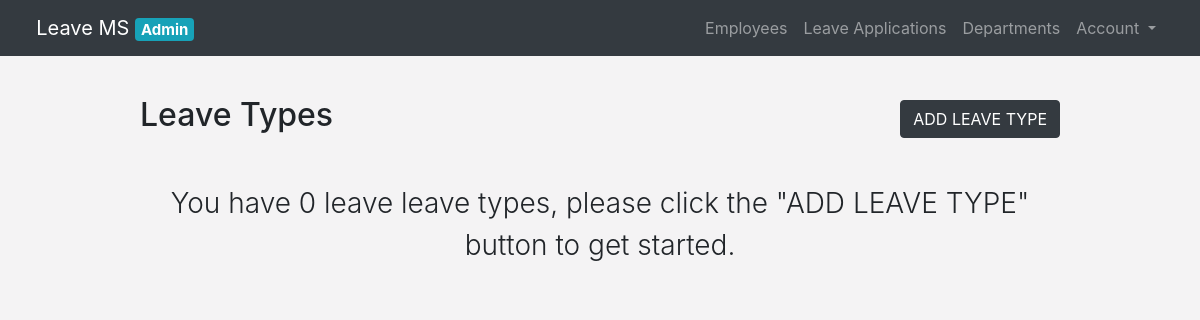
The page /admin/leave-types.php (signed in) on the database as committed earlier.
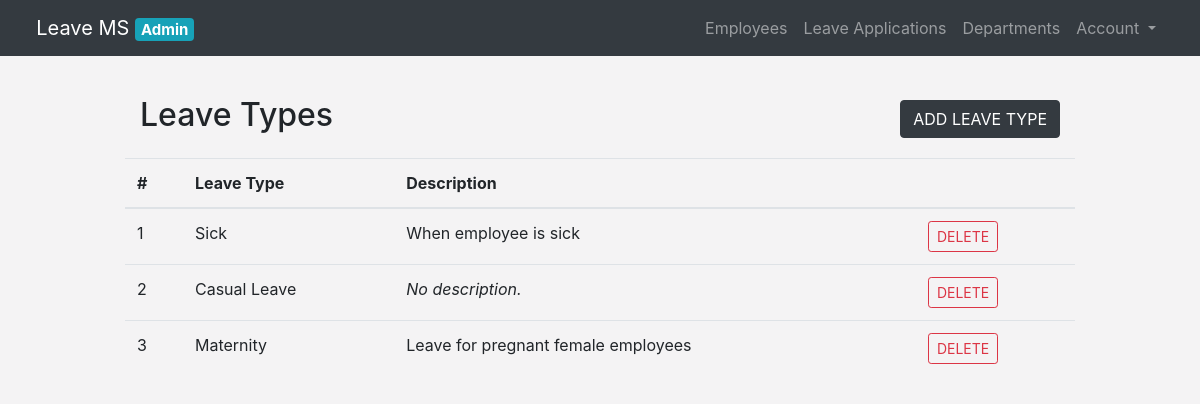
The same page on the database as committed later.
### tables this page shows
CREATE TABLE `leave_types` (
  `id` int(11) NOT NULL,
  `leave_type` varchar(255) NOT NULL,
  `description` varchar(255) NOT NULL
);

### admin/leave-types.php (the view, shortened to what this page needs)
<?php
  require("../config.php");
  if (isset($_SESSION["isLoggedIn"]) and ($_SESSION["isLoggedIn"] === TRUE)) {
    $query = "SELECT * FROM `leave_types`";
    $result = $conn->query($query);
  }
?>
<!DOCTYPE html>
<html>
  <head>
    <link rel="stylesheet" href="../static/css/bootstrap.min.css">
  </head>
  <body>
    <?php include('../includes/admin_nav.php'); ?>
    <div class="container">
      <div class="row py-4">
        <div class="col-10 mx-auto">
          <div class="row align-items-center py-3">
            <div class="col-6">
              <h2>Leave Types</h2>
            </div>
            <div class="col-6">
              <a class="btn btn-dark float-right" href="add-leave.php">
                ADD LEAVE TYPE
              </a>
            </div>
          </div>
          <?php if ($result->num_rows > 0): ?>
            <div class="row">
              <table class="table">
                <thead>
                  <tr>
                    <th>#</th>
                    <th>Leave Type</th>
                    <th>Description</th>
                    <th></th>
                  </tr>
                </thead>
                <tbody>
                  <?php
                    $index = 0;
                    while ($row = $result->fetch_assoc()) {
                      ++$index;
                      echo "<tr>";
                      echo "<td>" . $index . "</td>";
                      echo "<td>" . $row["leave_type"] . "</td>";
                      if (empty($row["description"]) === TRUE) {
                        echo "<td><i>No description.</i></td>";
                      } else {
                        echo "<td>" . $row["description"] . "</td>";
                      }
                      echo '
                      <td>
                        <a class="btn btn-outline-danger btn-sm" href="delete-leave.php?id=' . $row['id'] . '&lt=' . $row['leave_type'] . '">
                          DELETE
                        </a>
                      </td>
                      ';
                      echo "</tr>";
                    }
                  ?>
                </tbody>
              </table>
            </div>
          <?php else: ?>
            <div class="col-12 py-4 text-center">
              <p class="lead large">You have 0 leave leave types, please click the "ADD LEAVE TYPE" button to get started.</p>
            </div>
          <?php endif ?>
        </div>
      </div>
    </div>
  </body>
</html>

### includes/admin_nav.php (shortened to what this page needs)
<?php
  if ($_SESSION["role"] === "head_ict") {
    echo '
      <nav class="navbar navbar-expand-sm bg-dark navbar-dark">
        <a class="navbar-brand ml-auto" href="dashboard.php">
          Leave MS <span class="badge badge-info">Admin</span>
        </a>
        <ul class="navbar-nav offset-md-5 offset-1 mr-auto">
          <li class="nav-item">
            <a class="nav-link" href="employees.php">Employees</a>
          </li>
          <li class="nav-item">
            <a class="nav-link" href="dashboard.php">Leave Applications</a>
          </li>
          <li class="nav-item">
            <a class="nav-link" href="departments.php">Departments</a>
          </li>
          <li class="nav-item dropdown">
            <a class="nav-link dropdown-toggle" href="#" id="navbarDropdown" role="button" data-toggle="dropdown" aria-haspopup="true" aria-expanded="false">
              Account
            </a>
            <div class="dropdown-menu dropdown-menu-right" aria-labelledby="navbarDropdown">
              <a class="dropdown-item" href="../staff/change-password.php">Change password</a>
              <div class="dropdown-divider"></div>
              <a class="dropdown-item" href="../logout.php">Logout</a>
            </div>
          </li>
        </ul>
      </nav>
    ';
  }
?>

### admin/leave-types.php (style rules this page uses)
body { background-color: #f4f3f4 !important; }
.large { font-size: 1.75em; }

Rows that differ between the two databases and show on the page:
added leave_types: leave_type "Sick", description "When employee is sick"
added leave_types: leave_type "Casual Leave", description "No description."
added leave_types: leave_type "Maternity", description "Leave for pregnant female employees"
Other text that changed with them:
text no longer shown: "You have 0 leave leave types, please click the \"ADD LEAVE TYPE\" button to get started."
text now shown: "# Leave Type Description"
